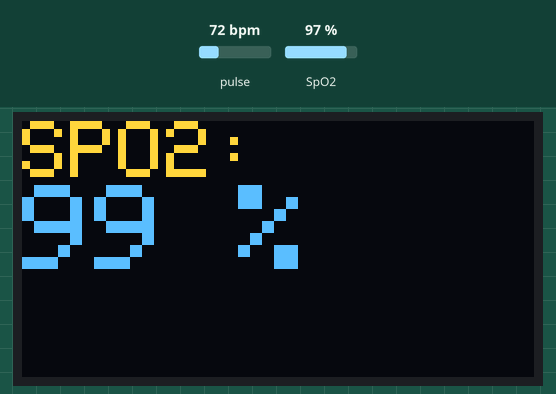
Bench run of a sketch on a simulated ESP8266 (NodeMCU). Parts: 128×64 one-colour display. Inputs (shaded band) come from the test bench; at power-on: SpO2 97 %, pulse 72 bpm. The OLED is the two-colour kind (top 16 rows yellow); WiFi joins after 1.5 s; servers stay silent unless stated; the display library's start-up logo is not drawn; no MQTT or app messages arrive unless stated; what the sketch prints to the serial monitor is not drawn.

Above: at 2.2 s.
At 6.8 s:
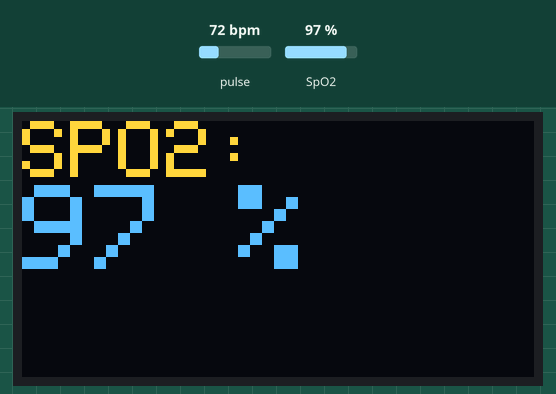
6.9 s: SpO2 set to 80 %
At 11.0 s:
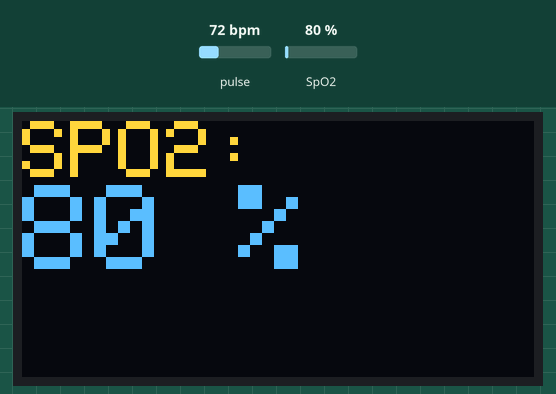
12.9 s: SpO2 set to 85 %
At 15.4 s:
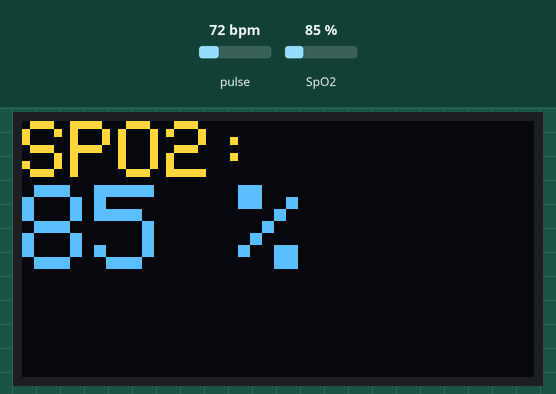
18.9 s: SpO2 set to 90 %
At 23.0 s:
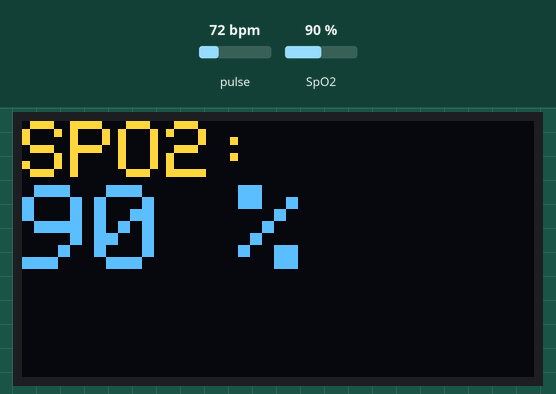
Timing chart, 0 to 24.5 s (numbered marks = the images above; inputs shaded):
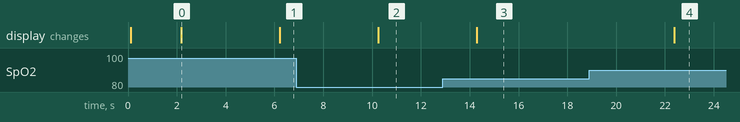

The sketch:

Oximetro.ino
```cpp
#define __DEBUG__

#include <SPI.h>
#include <Wire.h>
#include <Adafruit_GFX.h>
#include <Adafruit_SSD1306.h>
#include <DFRobot_MAX30102.h>

#include <ESP8266WiFi.h>
#include <Ticker.h>
#include <AsyncMqttClient.h>

#define WIFI_SSID "tesalia"
#define WIFI_PASSWORD "admin2022&"

#define MQTT_HOST IPAddress(192, 168, 1, 150)
#define MQTT_PORT 1883

#define MQTT_PUB_OX "oximetro/sensor/oxigenacion"
#define MQTT_PUB_RC "oximetro/sensor/ritmocardiaco"

float movimiento;

AsyncMqttClient mqttClient;
Ticker mqttReconnectTimer;

WiFiEventHandler wifiConnectHandler;
WiFiEventHandler wifiDisconnectHandler;
Ticker wifiReconnectTimer;

unsigned long previousMillis = 0;
const long interval = 10000;

void connectToWifi() {
  Serial.println("Connecting to Wi-Fi...");
  WiFi.begin(WIFI_SSID, WIFI_PASSWORD);
}

void onWifiConnect(const WiFiEventStationModeGotIP& event) {
  Serial.println("Connected to Wi-Fi.");
  connectToMqtt();
}

void onWifiDisconnect(const WiFiEventStationModeDisconnected& event) {
  Serial.println("Disconnected from Wi-Fi.");
  mqttReconnectTimer.detach();
  wifiReconnectTimer.once(2, connectToWifi);
}

void connectToMqtt() {
  Serial.println("Connecting to MQTT...");
  mqttClient.connect();
}

void onMqttConnect(bool sessionPresent) {
  Serial.println("Connected to MQTT.");
  Serial.print("Session present: ");
  Serial.println(sessionPresent);
}

void onMqttDisconnect(AsyncMqttClientDisconnectReason reason) {
  Serial.println("Disconnected from MQTT.");

  if (WiFi.isConnected()) {
    mqttReconnectTimer.once(2, connectToMqtt);
  }
}

void onMqttPublish(uint16_t packetId) {
  Serial.print("Publish acknowledged.");
  Serial.print("  packetId: ");
  Serial.println(packetId);
}


DFRobot_MAX30102 particleSensor;

/*
Macro definition options in sensor configuration
sampleAverage: SAMPLEAVG_1 SAMPLEAVG_2 SAMPLEAVG_4
               SAMPLEAVG_8 SAMPLEAVG_16 SAMPLEAVG_32
ledMode:       MODE_REDONLY  MODE_RED_IR  MODE_MULTILED
sampleRate:    PULSEWIDTH_69 PULSEWIDTH_118 PULSEWIDTH_215 PULSEWIDTH_411
pulseWidth:    SAMPLERATE_50 SAMPLERATE_100 SAMPLERATE_200 SAMPLERATE_400
               SAMPLERATE_800 SAMPLERATE_1000 SAMPLERATE_1600 SAMPLERATE_3200
adcRange:      ADCRANGE_2048 ADCRANGE_4096 ADCRANGE_8192 ADCRANGE_16384
*/

// Definir constantes
#define ANCHO_PANTALLA 128 // ancho pantalla OLED
#define ALTO_PANTALLA 64 // alto pantalla OLED

// Objeto de la clase Adafruit_SSD1306
Adafruit_SSD1306 display(ANCHO_PANTALLA, ALTO_PANTALLA, &Wire, -1);

void setup() {
  Serial.begin(115200);
  Serial.println();

  wifiConnectHandler = WiFi.onStationModeGotIP(onWifiConnect);
  wifiDisconnectHandler = WiFi.onStationModeDisconnected(onWifiDisconnect);

 mqttClient.onConnect(onMqttConnect);
 mqttClient.onDisconnect(onMqttDisconnect);
 mqttClient.onPublish(onMqttPublish);
 mqttClient.setServer(MQTT_HOST, MQTT_PORT);
 connectToWifi();

  #ifdef __DEBUG__
    Serial.begin(115200);
    delay(100);
    Serial.println();
    Serial.println("Iniciando pantalla OLED");
  #endif

  while (!particleSensor.begin()) {
    Serial.println("MAX30102 was not found");
    delay(1000);
  }

  particleSensor.sensorConfiguration(/*ledBrightness=*/50, /*sampleAverage=*/SAMPLEAVG_4, \
                        /*ledMode=*/MODE_MULTILED, /*sampleRate=*/SAMPLERATE_100, \
                        /*pulseWidth=*/PULSEWIDTH_411, /*adcRange=*/ADCRANGE_16384);


  // Iniciar pantalla OLED en la dirección 0x3C
  if (!display.begin(SSD1306_SWITCHCAPVCC, 0x3C)) {
    #ifdef __DEBUG__
      Serial.println("No se encuentra la pantalla OLED");
    #endif
    while (true);
  }

  display.display();
  delay(2000); // Pause for 2 seconds

  // Clear the buffer
  display.clearDisplay();

  display.setCursor(0,0);
  display.setTextColor(WHITE);
  display.setTextSize(2);
  display.print("SPO2: ");
  display.setCursor(0,16);
  display.setTextSize(3);
  display.print("99 %");
  display.display();

}

int32_t SPO2; //SPO2
int8_t SPO2Valid; //Flag to display if SPO2 calculation is valid
int32_t heartRate; //Heart-rate
int8_t heartRateValid; //Flag to display if heart-rate calculation is valid

void loop()
{
  Serial.println(F("Wait about four seconds"));
  particleSensor.heartrateAndOxygenSaturation(/**SPO2=*/&SPO2, /**SPO2Valid=*/&SPO2Valid, /**heartRate=*/&heartRate, /**heartRateValid=*/&heartRateValid);

  //Print result

  uint16_t packetIdPub1 = mqttClient.publish(MQTT_PUB_RC, 1, true, String(heartRate).c_str());
    Serial.printf("Publishing on topic %s at QoS 1, packetId: %i", MQTT_PUB_RC, packetIdPub1);
    Serial.print(F("heartRate="));
    Serial.print(heartRate, DEC);
    Serial.print(F(", heartRateValid="));
    Serial.print(heartRateValid, DEC);
 uint16_t packetIdPub2 = mqttClient.publish(MQTT_PUB_OX, 1, true, String(SPO2).c_str());
    Serial.printf("Publishing on topic %s at QoS 1, packetId: %i", MQTT_PUB_OX, packetIdPub1);
    Serial.print(F("; SPO2="));
    Serial.print(SPO2, DEC);
    Serial.print(F(", SPO2Valid="));
    Serial.println(SPO2Valid, DEC);

  display.clearDisplay();

  display.setCursor(0,0);
  display.setTextColor(WHITE);
  display.setTextSize(2);
  display.print("SPO2: ");
  display.setCursor(0,16);
  display.setTextSize(3);
  display.print(SPO2);
  display.print(" %");
  display.display();

}
```

Measured:
- after the input at 6.9 s, the display: changes after 3.4 s (image 2)
- after the input at 12.9 s, the display: changes after 1.4 s (image 3)
- after the input at 18.9 s, the display: changes after 3.5 s (image 4)
- what the display in image 0 shows lasts 4.0 s, from 2.2 s to 6.2 s
